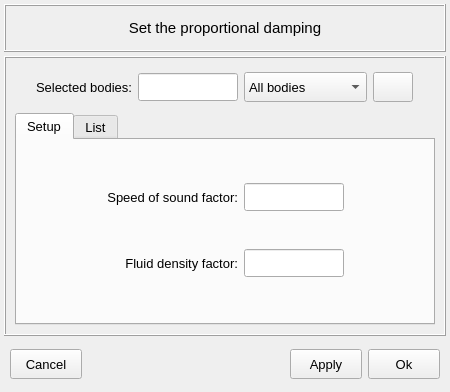
<?xml version="1.0" encoding="UTF-8"?>
<ui version="4.0">
 <class>Dialog</class>
 <widget class="QDialog" name="Dialog">
  <property name="geometry">
   <rect>
    <x>0</x>
    <y>0</y>
    <width>450</width>
    <height>392</height>
   </rect>
  </property>
  <property name="windowTitle">
   <string>Set the dissipation model</string>
  </property>
  <layout class="QGridLayout" name="gridLayout">
   <property name="leftMargin">
    <number>4</number>
   </property>
   <property name="topMargin">
    <number>4</number>
   </property>
   <property name="rightMargin">
    <number>4</number>
   </property>
   <property name="bottomMargin">
    <number>4</number>
   </property>
   <property name="spacing">
    <number>4</number>
   </property>
   <item row="0" column="0">
    <widget class="QFrame" name="frame">
     <property name="minimumSize">
      <size>
       <width>0</width>
       <height>48</height>
      </size>
     </property>
     <property name="maximumSize">
      <size>
       <width>16777215</width>
       <height>48</height>
      </size>
     </property>
     <property name="frameShape">
      <enum>QFrame::Shape::Box</enum>
     </property>
     <property name="frameShadow">
      <enum>QFrame::Shadow::Raised</enum>
     </property>
     <layout class="QGridLayout" name="gridLayout_2">
      <item row="0" column="0">
       <widget class="QLabel" name="label">
        <property name="font">
         <font>
          <pointsize>11</pointsize>
         </font>
        </property>
        <property name="text">
         <string>Set the proportional damping</string>
        </property>
        <property name="alignment">
         <set>Qt::AlignmentFlag::AlignCenter</set>
        </property>
       </widget>
      </item>
     </layout>
    </widget>
   </item>
   <item row="1" column="0">
    <widget class="QFrame" name="frame_2">
     <property name="minimumSize">
      <size>
       <width>380</width>
       <height>280</height>
      </size>
     </property>
     <property name="maximumSize">
      <size>
       <width>16777215</width>
       <height>480</height>
      </size>
     </property>
     <property name="frameShape">
      <enum>QFrame::Shape::Box</enum>
     </property>
     <property name="frameShadow">
      <enum>QFrame::Shadow::Raised</enum>
     </property>
     <layout class="QGridLayout" name="gridLayout_4">
      <item row="1" column="0">
       <widget class="QTabWidget" name="tabWidget_main">
        <property name="minimumSize">
         <size>
          <width>360</width>
          <height>0</height>
         </size>
        </property>
        <property name="maximumSize">
         <size>
          <width>16777215</width>
          <height>16777215</height>
         </size>
        </property>
        <property name="font">
         <font>
          <pointsize>10</pointsize>
         </font>
        </property>
        <property name="currentIndex">
         <number>0</number>
        </property>
        <widget class="QWidget" name="tab_main">
         <attribute name="title">
          <string>Setup</string>
         </attribute>
         <layout class="QGridLayout" name="gridLayout_12">
          <property name="leftMargin">
           <number>2</number>
          </property>
          <property name="topMargin">
           <number>8</number>
          </property>
          <property name="rightMargin">
           <number>2</number>
          </property>
          <property name="bottomMargin">
           <number>8</number>
          </property>
          <property name="spacing">
           <number>2</number>
          </property>
          <item row="0" column="0">
           <widget class="QFrame" name="frame_8">
            <property name="minimumSize">
             <size>
              <width>340</width>
              <height>80</height>
             </size>
            </property>
            <property name="maximumSize">
             <size>
              <width>400</width>
              <height>160</height>
             </size>
            </property>
            <property name="font">
             <font>
              <pointsize>11</pointsize>
             </font>
            </property>
            <property name="frameShape">
             <enum>QFrame::Shape::NoFrame</enum>
            </property>
            <property name="frameShadow">
             <enum>QFrame::Shadow::Raised</enum>
            </property>
            <layout class="QGridLayout" name="gridLayout_3">
             <property name="leftMargin">
              <number>0</number>
             </property>
             <property name="topMargin">
              <number>0</number>
             </property>
             <property name="rightMargin">
              <number>0</number>
             </property>
             <property name="bottomMargin">
              <number>0</number>
             </property>
             <item row="0" column="0">
              <spacer name="horizontalSpacer">
               <property name="orientation">
                <enum>Qt::Orientation::Horizontal</enum>
               </property>
               <property name="sizeHint" stdset="0">
                <size>
                 <width>40</width>
                 <height>20</height>
                </size>
               </property>
              </spacer>
             </item>
             <item row="1" column="1">
              <widget class="QLabel" name="label_19">
               <property name="minimumSize">
                <size>
                 <width>100</width>
                 <height>28</height>
                </size>
               </property>
               <property name="maximumSize">
                <size>
                 <width>160</width>
                 <height>28</height>
                </size>
               </property>
               <property name="font">
                <font>
                 <family>MS Shell Dlg 2</family>
                 <pointsize>10</pointsize>
                 <italic>false</italic>
                 <bold>false</bold>
                </font>
               </property>
               <property name="text">
                <string>Fluid density factor:</string>
               </property>
               <property name="alignment">
                <set>Qt::AlignmentFlag::AlignRight|Qt::AlignmentFlag::AlignTrailing|Qt::AlignmentFlag::AlignVCenter</set>
               </property>
              </widget>
             </item>
             <item row="0" column="1">
              <widget class="QLabel" name="label_18">
               <property name="minimumSize">
                <size>
                 <width>100</width>
                 <height>28</height>
                </size>
               </property>
               <property name="maximumSize">
                <size>
                 <width>160</width>
                 <height>28</height>
                </size>
               </property>
               <property name="font">
                <font>
                 <family>MS Shell Dlg 2</family>
                 <pointsize>10</pointsize>
                 <italic>false</italic>
                 <bold>false</bold>
                </font>
               </property>
               <property name="text">
                <string>Speed of sound factor:</string>
               </property>
               <property name="alignment">
                <set>Qt::AlignmentFlag::AlignRight|Qt::AlignmentFlag::AlignTrailing|Qt::AlignmentFlag::AlignVCenter</set>
               </property>
              </widget>
             </item>
             <item row="0" column="2">
              <widget class="QLineEdit" name="lineEdit_speed_of_sound_complex_factor">
               <property name="minimumSize">
                <size>
                 <width>100</width>
                 <height>28</height>
                </size>
               </property>
               <property name="maximumSize">
                <size>
                 <width>100</width>
                 <height>28</height>
                </size>
               </property>
               <property name="font">
                <font>
                 <family>MS Shell Dlg 2</family>
                 <pointsize>10</pointsize>
                 <italic>false</italic>
                 <bold>false</bold>
                </font>
               </property>
               <property name="toolTip">
                <string>&lt;html&gt;&lt;head/&gt;&lt;body&gt;&lt;p align=&quot;center&quot;&gt;Complex factor 'η' for speed of sound:&lt;/p&gt;&lt;p align=&quot;center&quot;&gt;C&lt;span style=&quot; vertical-align:sub;&quot;&gt;complex&lt;/span&gt; = (1 + η*1j)*C&lt;span style=&quot; vertical-align:sub;&quot;&gt;o&lt;/span&gt;&lt;/p&gt;&lt;/body&gt;&lt;/html&gt;</string>
               </property>
               <property name="styleSheet">
                <string notr="true"/>
               </property>
               <property name="alignment">
                <set>Qt::AlignmentFlag::AlignCenter</set>
               </property>
              </widget>
             </item>
             <item row="1" column="2">
              <widget class="QLineEdit" name="lineEdit_fluid_density_complex_factor">
               <property name="minimumSize">
                <size>
                 <width>100</width>
                 <height>28</height>
                </size>
               </property>
               <property name="maximumSize">
                <size>
                 <width>100</width>
                 <height>28</height>
                </size>
               </property>
               <property name="font">
                <font>
                 <family>MS Shell Dlg 2</family>
                 <pointsize>10</pointsize>
                 <italic>false</italic>
                 <bold>false</bold>
                </font>
               </property>
               <property name="toolTip">
                <string>&lt;html&gt;&lt;head/&gt;&lt;body&gt;&lt;p align=&quot;center&quot;&gt;Complex factor 'η' for fluid density:&lt;/p&gt;&lt;p align=&quot;center&quot;&gt;ρ&lt;span style=&quot; vertical-align:sub;&quot;&gt;complex&lt;/span&gt; = (1 + η*1j)*ρ&lt;span style=&quot; vertical-align:sub;&quot;&gt;o&lt;/span&gt;&lt;/p&gt;&lt;/body&gt;&lt;/html&gt;</string>
               </property>
               <property name="styleSheet">
                <string notr="true"/>
               </property>
               <property name="alignment">
                <set>Qt::AlignmentFlag::AlignCenter</set>
               </property>
              </widget>
             </item>
             <item row="0" column="3">
              <spacer name="horizontalSpacer_2">
               <property name="orientation">
                <enum>Qt::Orientation::Horizontal</enum>
               </property>
               <property name="sizeHint" stdset="0">
                <size>
                 <width>40</width>
                 <height>20</height>
                </size>
               </property>
              </spacer>
             </item>
            </layout>
           </widget>
          </item>
         </layout>
        </widget>
        <widget class="QWidget" name="tab_list">
         <attribute name="title">
          <string>List</string>
         </attribute>
         <layout class="QGridLayout" name="gridLayout_6">
          <item row="0" column="0">
           <widget class="QTreeWidget" name="treeWidget_proportional_damping">
            <property name="minimumSize">
             <size>
              <width>320</width>
              <height>100</height>
             </size>
            </property>
            <property name="maximumSize">
             <size>
              <width>16777215</width>
              <height>200</height>
             </size>
            </property>
            <property name="font">
             <font>
              <family>MS Shell Dlg 2</family>
              <pointsize>10</pointsize>
              <italic>false</italic>
             </font>
            </property>
            <property name="toolTip">
             <string>Select a face to remove the previously attributed boundary condition.</string>
            </property>
            <property name="indentation">
             <number>1</number>
            </property>
            <property name="headerHidden">
             <bool>false</bool>
            </property>
            <attribute name="headerHighlightSections">
             <bool>false</bool>
            </attribute>
            <attribute name="headerShowSortIndicator" stdset="0">
             <bool>false</bool>
            </attribute>
            <attribute name="headerStretchLastSection">
             <bool>true</bool>
            </attribute>
            <column>
             <property name="text">
              <string>Volumes</string>
             </property>
             <property name="textAlignment">
              <set>AlignCenter</set>
             </property>
            </column>
            <column>
             <property name="text">
              <string>Speed of sound factor</string>
             </property>
             <property name="textAlignment">
              <set>AlignCenter</set>
             </property>
            </column>
            <column>
             <property name="text">
              <string>Fluid density factor</string>
             </property>
             <property name="textAlignment">
              <set>AlignCenter</set>
             </property>
            </column>
           </widget>
          </item>
          <item row="1" column="0">
           <widget class="QFrame" name="frame_3">
            <property name="minimumSize">
             <size>
              <width>320</width>
              <height>40</height>
             </size>
            </property>
            <property name="maximumSize">
             <size>
              <width>16777215</width>
              <height>40</height>
             </size>
            </property>
            <property name="frameShape">
             <enum>QFrame::Shape::NoFrame</enum>
            </property>
            <property name="frameShadow">
             <enum>QFrame::Shadow::Raised</enum>
            </property>
            <layout class="QGridLayout" name="gridLayout_8">
             <property name="leftMargin">
              <number>4</number>
             </property>
             <property name="topMargin">
              <number>4</number>
             </property>
             <property name="rightMargin">
              <number>4</number>
             </property>
             <property name="bottomMargin">
              <number>4</number>
             </property>
             <property name="horizontalSpacing">
              <number>12</number>
             </property>
             <item row="0" column="0">
              <widget class="QPushButton" name="pushButton_reset">
               <property name="minimumSize">
                <size>
                 <width>100</width>
                 <height>28</height>
                </size>
               </property>
               <property name="maximumSize">
                <size>
                 <width>100</width>
                 <height>28</height>
                </size>
               </property>
               <property name="font">
                <font>
                 <family>MS Shell Dlg 2</family>
                 <pointsize>10</pointsize>
                 <italic>false</italic>
                 <bold>false</bold>
                </font>
               </property>
               <property name="styleSheet">
                <string notr="true"/>
               </property>
               <property name="text">
                <string>Reset</string>
               </property>
               <property name="autoDefault">
                <bool>false</bool>
               </property>
              </widget>
             </item>
             <item row="0" column="1">
              <widget class="QPushButton" name="pushButton_remove">
               <property name="minimumSize">
                <size>
                 <width>100</width>
                 <height>28</height>
                </size>
               </property>
               <property name="maximumSize">
                <size>
                 <width>100</width>
                 <height>28</height>
                </size>
               </property>
               <property name="font">
                <font>
                 <family>MS Shell Dlg 2</family>
                 <pointsize>10</pointsize>
                 <italic>false</italic>
                 <bold>false</bold>
                </font>
               </property>
               <property name="styleSheet">
                <string notr="true"/>
               </property>
               <property name="text">
                <string>Remove</string>
               </property>
               <property name="autoDefault">
                <bool>false</bool>
               </property>
              </widget>
             </item>
            </layout>
           </widget>
          </item>
         </layout>
        </widget>
       </widget>
      </item>
      <item row="0" column="0">
       <widget class="QFrame" name="frame_4">
        <property name="minimumSize">
         <size>
          <width>400</width>
          <height>40</height>
         </size>
        </property>
        <property name="maximumSize">
         <size>
          <width>16777215</width>
          <height>40</height>
         </size>
        </property>
        <property name="frameShape">
         <enum>QFrame::Shape::NoFrame</enum>
        </property>
        <property name="frameShadow">
         <enum>QFrame::Shadow::Raised</enum>
        </property>
        <property name="lineWidth">
         <number>1</number>
        </property>
        <layout class="QGridLayout" name="gridLayout_5">
         <property name="leftMargin">
          <number>6</number>
         </property>
         <property name="topMargin">
          <number>2</number>
         </property>
         <property name="rightMargin">
          <number>6</number>
         </property>
         <property name="bottomMargin">
          <number>2</number>
         </property>
         <item row="0" column="1">
          <widget class="QLabel" name="label_2">
           <property name="minimumSize">
            <size>
             <width>0</width>
             <height>30</height>
            </size>
           </property>
           <property name="maximumSize">
            <size>
             <width>120</width>
             <height>30</height>
            </size>
           </property>
           <property name="font">
            <font>
             <family>MS Shell Dlg 2</family>
             <pointsize>10</pointsize>
             <bold>false</bold>
            </font>
           </property>
           <property name="text">
            <string>Selected bodies:</string>
           </property>
           <property name="textFormat">
            <enum>Qt::TextFormat::AutoText</enum>
           </property>
           <property name="alignment">
            <set>Qt::AlignmentFlag::AlignRight|Qt::AlignmentFlag::AlignTrailing|Qt::AlignmentFlag::AlignVCenter</set>
           </property>
          </widget>
         </item>
         <item row="0" column="0">
          <spacer name="horizontalSpacer_4">
           <property name="orientation">
            <enum>Qt::Orientation::Horizontal</enum>
           </property>
           <property name="sizeHint" stdset="0">
            <size>
             <width>40</width>
             <height>20</height>
            </size>
           </property>
          </spacer>
         </item>
         <item row="0" column="2">
          <widget class="QLineEdit" name="lineEdit_selection_id">
           <property name="enabled">
            <bool>true</bool>
           </property>
           <property name="minimumSize">
            <size>
             <width>100</width>
             <height>28</height>
            </size>
           </property>
           <property name="maximumSize">
            <size>
             <width>100</width>
             <height>28</height>
            </size>
           </property>
           <property name="font">
            <font>
             <pointsize>10</pointsize>
            </font>
           </property>
           <property name="focusPolicy">
            <enum>Qt::FocusPolicy::ClickFocus</enum>
           </property>
           <property name="styleSheet">
            <string notr="true"/>
           </property>
           <property name="text">
            <string/>
           </property>
           <property name="alignment">
            <set>Qt::AlignmentFlag::AlignCenter</set>
           </property>
          </widget>
         </item>
         <item row="0" column="5">
          <spacer name="horizontalSpacer_3">
           <property name="orientation">
            <enum>Qt::Orientation::Horizontal</enum>
           </property>
           <property name="sizeHint" stdset="0">
            <size>
             <width>40</width>
             <height>20</height>
            </size>
           </property>
          </spacer>
         </item>
         <item row="0" column="3">
          <widget class="QComboBox" name="comboBox_attribution_type">
           <property name="minimumSize">
            <size>
             <width>0</width>
             <height>30</height>
            </size>
           </property>
           <property name="maximumSize">
            <size>
             <width>16777215</width>
             <height>30</height>
            </size>
           </property>
           <property name="font">
            <font>
             <pointsize>10</pointsize>
            </font>
           </property>
           <item>
            <property name="text">
             <string>All bodies</string>
            </property>
           </item>
           <item>
            <property name="text">
             <string>Selected bodies</string>
            </property>
           </item>
          </widget>
         </item>
         <item row="0" column="4">
          <widget class="QPushButton" name="pushButton_select_group">
           <property name="minimumSize">
            <size>
             <width>40</width>
             <height>30</height>
            </size>
           </property>
           <property name="maximumSize">
            <size>
             <width>40</width>
             <height>30</height>
            </size>
           </property>
           <property name="font">
            <font>
             <family>MS Shell Dlg 2</family>
             <pointsize>11</pointsize>
             <italic>false</italic>
             <bold>true</bold>
            </font>
           </property>
           <property name="toolTip">
            <string>&lt;html&gt;&lt;head/&gt;&lt;body&gt;&lt;p&gt;&lt;span style=&quot; font-size:10pt; font-weight:400;&quot;&gt;Show the created groups&lt;/span&gt;&lt;/p&gt;&lt;/body&gt;&lt;/html&gt;</string>
           </property>
           <property name="styleSheet">
            <string notr="true"/>
           </property>
           <property name="text">
            <string/>
           </property>
           <property name="icon">
            <iconset resource="../../../../icons/dark_theme/resources.qrc">
             <normaloff>:/icons/selection_icon.png</normaloff>:/icons/selection_icon.png</iconset>
           </property>
           <property name="iconSize">
            <size>
             <width>20</width>
             <height>20</height>
            </size>
           </property>
           <property name="autoDefault">
            <bool>false</bool>
           </property>
           <property name="flat">
            <bool>false</bool>
           </property>
          </widget>
         </item>
        </layout>
       </widget>
      </item>
     </layout>
    </widget>
   </item>
   <item row="2" column="0">
    <widget class="QFrame" name="frame_buttons">
     <property name="minimumSize">
      <size>
       <width>0</width>
       <height>48</height>
      </size>
     </property>
     <property name="maximumSize">
      <size>
       <width>16777215</width>
       <height>48</height>
      </size>
     </property>
     <property name="frameShape">
      <enum>QFrame::Shape::NoFrame</enum>
     </property>
     <property name="frameShadow">
      <enum>QFrame::Shadow::Raised</enum>
     </property>
     <layout class="QGridLayout" name="gridLayout_11">
      <property name="leftMargin">
       <number>6</number>
      </property>
      <property name="topMargin">
       <number>0</number>
      </property>
      <property name="rightMargin">
       <number>6</number>
      </property>
      <property name="bottomMargin">
       <number>0</number>
      </property>
      <property name="verticalSpacing">
       <number>0</number>
      </property>
      <item row="0" column="3">
       <widget class="QPushButton" name="pushButton_apply_and_close">
        <property name="minimumSize">
         <size>
          <width>72</width>
          <height>30</height>
         </size>
        </property>
        <property name="maximumSize">
         <size>
          <width>72</width>
          <height>30</height>
         </size>
        </property>
        <property name="font">
         <font>
          <pointsize>10</pointsize>
          <italic>false</italic>
          <bold>false</bold>
         </font>
        </property>
        <property name="styleSheet">
         <string notr="true"/>
        </property>
        <property name="text">
         <string>Ok</string>
        </property>
        <property name="autoDefault">
         <bool>false</bool>
        </property>
        <property name="default">
         <bool>false</bool>
        </property>
        <property name="flat">
         <bool>false</bool>
        </property>
       </widget>
      </item>
      <item row="0" column="2">
       <widget class="QPushButton" name="pushButton_apply">
        <property name="minimumSize">
         <size>
          <width>72</width>
          <height>30</height>
         </size>
        </property>
        <property name="maximumSize">
         <size>
          <width>72</width>
          <height>30</height>
         </size>
        </property>
        <property name="font">
         <font>
          <pointsize>10</pointsize>
          <italic>false</italic>
          <bold>false</bold>
         </font>
        </property>
        <property name="styleSheet">
         <string notr="true"/>
        </property>
        <property name="text">
         <string>Apply</string>
        </property>
        <property name="autoDefault">
         <bool>false</bool>
        </property>
        <property name="default">
         <bool>false</bool>
        </property>
        <property name="flat">
         <bool>false</bool>
        </property>
       </widget>
      </item>
      <item row="0" column="0">
       <widget class="QPushButton" name="pushButton_cancel">
        <property name="minimumSize">
         <size>
          <width>72</width>
          <height>30</height>
         </size>
        </property>
        <property name="maximumSize">
         <size>
          <width>72</width>
          <height>30</height>
         </size>
        </property>
        <property name="font">
         <font>
          <pointsize>10</pointsize>
          <italic>false</italic>
          <bold>false</bold>
         </font>
        </property>
        <property name="styleSheet">
         <string notr="true"/>
        </property>
        <property name="text">
         <string>Cancel</string>
        </property>
        <property name="autoDefault">
         <bool>false</bool>
        </property>
        <property name="default">
         <bool>false</bool>
        </property>
        <property name="flat">
         <bool>false</bool>
        </property>
       </widget>
      </item>
      <item row="0" column="1">
       <spacer name="horizontalSpacer_17">
        <property name="orientation">
         <enum>Qt::Orientation::Horizontal</enum>
        </property>
        <property name="sizeHint" stdset="0">
         <size>
          <width>40</width>
          <height>20</height>
         </size>
        </property>
       </spacer>
      </item>
     </layout>
    </widget>
   </item>
  </layout>
 </widget>
 <resources>
  <include location="../../../../icons/dark_theme/resources.qrc"/>
 </resources>
 <connections/>
</ui>
